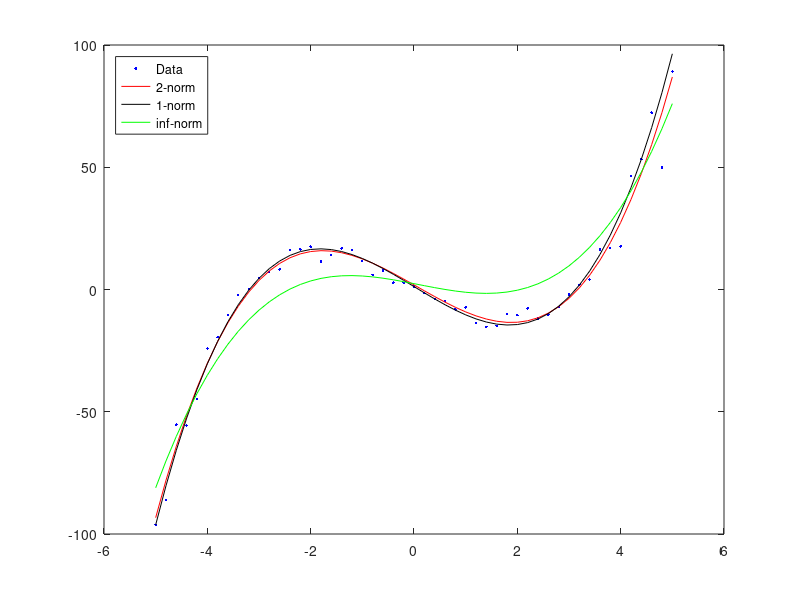

MATLAB code for this plot:

%% Regression problems - Exercise 6.1

close all; clear; clc;

%% data

data = [-5.0000  -96.2607 
   -4.8000  -85.9893
   -4.6000  -55.2451
   -4.4000  -55.6153
   -4.2000  -44.8827
   -4.0000  -24.1306
   -3.8000  -19.4970
   -3.6000  -10.3972
   -3.4000   -2.2633
   -3.2000    0.2196
   -3.0000    4.5852
   -2.8000    7.1974
   -2.6000    8.2207
   -2.4000   16.0614
   -2.2000   16.4224
   -2.0000   17.5381
   -1.8000   11.4895
   -1.6000   14.1065
   -1.4000   16.8220
   -1.2000   16.1584
   -1.0000   11.6846
   -0.8000    5.9991
   -0.6000    7.8277
   -0.4000    2.8236
   -0.2000    2.7129
         0    1.1669
    0.2000   -1.4223
    0.4000   -3.8489
    0.6000   -4.7101
    0.8000   -8.1538
    1.0000   -7.3364
    1.2000  -13.6464
    1.4000  -15.2607
    1.6000  -14.8747
    1.8000   -9.9271
    2.0000  -10.5022
    2.2000   -7.7297
    2.4000  -11.7859
    2.6000  -10.2662
    2.8000   -7.1364
    3.0000   -2.1166
    3.2000    1.9428
    3.4000    4.0905
    3.6000   16.3151
    3.8000   16.9854
    4.0000   17.6418
    4.2000   46.3117
    4.4000   53.2609
    4.6000   72.3538
    4.8000   49.9166
    5.0000   89.1652];

x = data(:,1) ;
y = data(:,2) ;
l = length(x) ;
n = 4 ; % number of coefficients of polynomial

% Vandermonde matrix
A = [ ones(l,1) x x.^2 x.^3 ];

%% 2-norm problem

z2 = inv(A'*A)*(A'*y)
p2 = A*z2; % regression values at the data

%% 1-norm problem

% define the problem
c = [ zeros(n,1); ones(l,1) ];
D = [ A -eye(l); -A -eye(l) ];
d = [ y; -y ];

% solve the problem
sol1 = linprog(c,D,d) ;
z1 = sol1(1:n)
p1 = A*z1;

%% inf-norm problem

% define the problem
c = [ zeros(n,1); 1 ];
D = [ A -ones(l,1); -A -ones(l,1) ];

% solve the problem
solinf = linprog(c,D,d) ;
zinf = solinf(1:n)
pinf = A*zinf;

%% plot the solutions

plot(x,y,'b.',x,p2,'r-',x,p1,'k-',x,pinf,'g-')
legend('Data','2-norm','1-norm','inf-norm',...
    'Location','NorthWest');